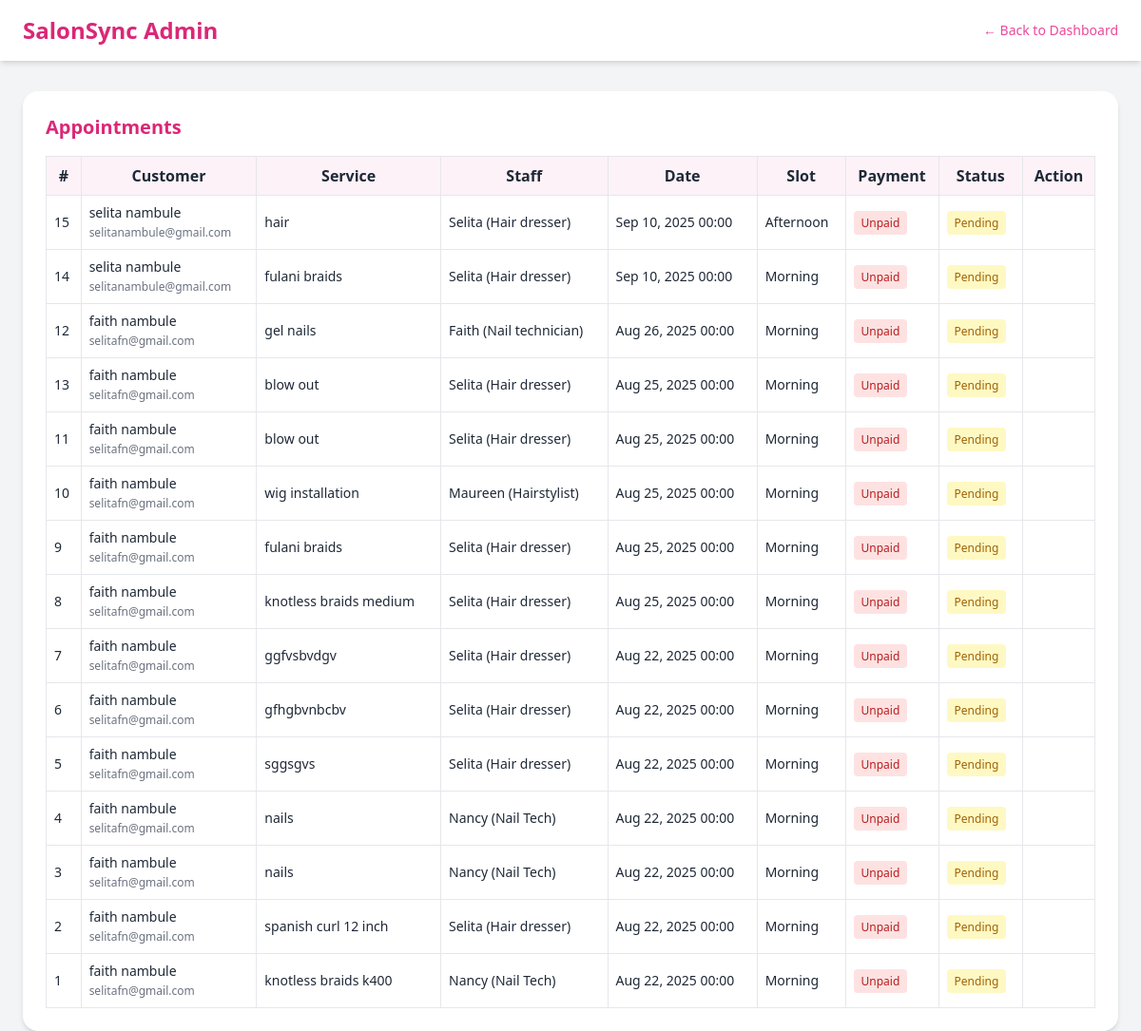
The page /admin/appointments.php (signed in) on the database its author committed.
### tables this page shows
CREATE TABLE `appointments` (
  `id` int NOT NULL AUTO_INCREMENT,
  `user_id` int NOT NULL,
  `service_type` varchar(100) NOT NULL,
  `appointment_date` datetime NOT NULL,
  `end_time` datetime DEFAULT NULL,
  `status` enum('pending','pending_payment','confirmed','completed','cancelled') DEFAULT 'pending_payment',
  `notes` text,
  `payment_amount` decimal(10,2) NOT NULL DEFAULT '0.00',
  `transaction_id` varchar(191) DEFAULT NULL,
  `created_at` timestamp NULL DEFAULT CURRENT_TIMESTAMP,
  `staff_id` int NOT NULL,
  `slot` enum('morning','afternoon') NOT NULL,
  `payment_status` enum('unpaid','paid') DEFAULT 'unpaid',
  `paid_at` datetime DEFAULT NULL,
  PRIMARY KEY (`id`),
  KEY `user_id` (`user_id`),
  KEY `staff_id` (`staff_id`),
  CONSTRAINT `appointments_ibfk_1` FOREIGN KEY (`user_id`) REFERENCES `users` (`id`),
  CONSTRAINT `appointments_ibfk_2` FOREIGN KEY (`staff_id`) REFERENCES `staff` (`id`)
);

CREATE TABLE `users` (
  `id` int NOT NULL AUTO_INCREMENT,
  `name` varchar(40) NOT NULL,
  `email` varchar(60) NOT NULL,
  `role` enum('client','admin') DEFAULT 'client',
  `created_at` timestamp NULL DEFAULT CURRENT_TIMESTAMP,
  `password` varchar(255) NOT NULL,
  PRIMARY KEY (`id`),
  UNIQUE KEY `email` (`email`)
);

CREATE TABLE `staff` (
  `id` int NOT NULL AUTO_INCREMENT,
  `name` varchar(100) NOT NULL,
  `role` varchar(100) NOT NULL,
  `available` tinyint(1) DEFAULT '1',
  `available_days` varchar(300) DEFAULT NULL,
  `start_time` time DEFAULT NULL,
  `end_time` time DEFAULT NULL,
  PRIMARY KEY (`id`)
);

### admin/appointments.php (the view, shortened to what this page needs)
<?php
require_once "../db.php";
$sql = "
    SELECT a.id, a.service_type, a.appointment_date, a.slot, a.status, a.payment_status,
           u.name AS user_name, u.email AS user_email,
           s.name AS staff_name, s.role AS staff_role
    FROM appointments a
    JOIN users u ON a.user_id = u.id
    JOIN staff s ON a.staff_id = s.id
    ORDER BY a.appointment_date DESC
";
$result = $conn->query($sql);
?>
<!DOCTYPE html>
<html lang="en">
<head>
  <script src="https://cdn.tailwindcss.com"></script>
</head>
<body class="bg-gray-100 text-gray-800">
  <nav class="bg-white shadow-md py-4 px-6 flex justify-between items-center">
    <h1 class="text-2xl font-bold text-pink-600">SalonSync Admin</h1>
    <a href="dashboard.php" class="text-sm text-pink-500 hover:underline">← Back to Dashboard</a>
  </nav>
  <div class="max-w-6xl mx-auto mt-8 p-6 bg-white rounded-2xl shadow-md">
    <h2 class="text-xl font-semibold text-pink-600 mb-4">Appointments</h2>
    <table class="w-full border-collapse">
      <thead>
        <tr class="bg-pink-50">
          <th class="border p-2">#</th>
          <th class="border p-2">Customer</th>
          <th class="border p-2">Service</th>
          <th class="border p-2">Staff</th>
          <th class="border p-2">Date</th>
          <th class="border p-2">Slot</th>
          <th class="border p-2">Payment</th>
          <th class="border p-2">Status</th>
          <th class="border p-2">Action</th>
        </tr>
      </thead>
      <tbody>
      <?php while ($row = $result->fetch_assoc()): ?>
        <tr class="text-sm hover:bg-pink-50">
          <td class="border p-2"><?php echo $row['id']; ?></td>
          <td class="border p-2">
            <?php echo htmlspecialchars($row['user_name']); ?><br>
            <span class="text-xs text-gray-500"><?php echo htmlspecialchars($row['user_email']); ?></span>
          </td>
          <td class="border p-2"><?php echo htmlspecialchars($row['service_type']); ?></td>
          <td class="border p-2"><?php echo htmlspecialchars($row['staff_name'] . " (" . $row['staff_role'] . ")"); ?></td>
          <td class="border p-2"><?php echo date("M d, Y H:i", strtotime($row['appointment_date'])); ?></td>
          <td class="border p-2">
            <?php echo ucfirst($row['slot']); ?>
          </td>
          <td class="border p-2">
            <span class="px-2 py-1 rounded text-xs
              <?php echo $row['payment_status']=='paid' ? 'bg-green-100 text-green-700' : 'bg-red-100 text-red-700'; ?>">
              <?php echo ucfirst($row['payment_status']); ?>
            </span>
          </td>
          <td class="border p-2">
            <span class="px-2 py-1 rounded text-xs
              <?php
                switch($row['status']) {
                  case 'pending': echo 'bg-yellow-100 text-yellow-700'; break;
                }
              ?>">
              <?php echo ucfirst(str_replace("_"," ",$row['status'])); ?>
            </span>
          </td>
          <td class="border p-2 space-x-2">
          </td>
        </tr>
      <?php endwhile; ?>
      </tbody>
    </table>
  </div>
</body>
</html>

### rows shown on the page
appointments: id "15", user.name "selita nambule", user.email "selitanambule@gmail.com", service_type "hair", staff.role "Selita (Hair dresser)", appointment_date "Sep 10, 2025 00:00", slot "Afternoon", payment_status "Unpaid", status "Pending"
appointments: id "14", user.name "selita nambule", user.email "selitanambule@gmail.com", service_type "fulani braids", staff.role "Selita (Hair dresser)", appointment_date "Sep 10, 2025 00:00", slot "Morning", payment_status "Unpaid", status "Pending"
appointments: id "12", user.name "faith nambule", user.email "selitafn@gmail.com", service_type "gel nails", staff.role "Faith (Nail technician)", appointment_date "Aug 26, 2025 00:00", slot "Morning", payment_status "Unpaid", status "Pending"
appointments: id "13", user.name "faith nambule", user.email "selitafn@gmail.com", service_type "blow out", staff.role "Selita (Hair dresser)", appointment_date "Aug 25, 2025 00:00", slot "Morning", payment_status "Unpaid", status "Pending"
appointments: id "11", user.name "faith nambule", user.email "selitafn@gmail.com", service_type "blow out", staff.role "Selita (Hair dresser)", appointment_date "Aug 25, 2025 00:00", slot "Morning", payment_status "Unpaid", status "Pending"
appointments: id "10", user.name "faith nambule", user.email "selitafn@gmail.com", service_type "wig installation", staff.role "Maureen (Hairstylist)", appointment_date "Aug 25, 2025 00:00", slot "Morning", payment_status "Unpaid", status "Pending"
appointments: id "9", user.name "faith nambule", user.email "selitafn@gmail.com", service_type "fulani braids", staff.role "Selita (Hair dresser)", appointment_date "Aug 25, 2025 00:00", slot "Morning", payment_status "Unpaid", status "Pending"
appointments: id "8", user.name "faith nambule", user.email "selitafn@gmail.com", service_type "knotless braids medium", staff.role "Selita (Hair dresser)", appointment_date "Aug 25, 2025 00:00", slot "Morning", payment_status "Unpaid", status "Pending"
appointments: id "7", user.name "faith nambule", user.email "selitafn@gmail.com", service_type "ggfvsbvdgv", staff.role "Selita (Hair dresser)", appointment_date "Aug 22, 2025 00:00", slot "Morning", payment_status "Unpaid", status "Pending"
appointments: id "6", user.name "faith nambule", user.email "selitafn@gmail.com", service_type "gfhgbvnbcbv", staff.role "Selita (Hair dresser)", appointment_date "Aug 22, 2025 00:00", slot "Morning", payment_status "Unpaid", status "Pending"
appointments: id "5", user.name "faith nambule", user.email "selitafn@gmail.com", service_type "sggsgvs", staff.role "Selita (Hair dresser)", appointment_date "Aug 22, 2025 00:00", slot "Morning", payment_status "Unpaid", status "Pending"
appointments: id "4", user.name "faith nambule", user.email "selitafn@gmail.com", service_type "nails", staff.role "Nancy (Nail Tech)", appointment_date "Aug 22, 2025 00:00", slot "Morning", payment_status "Unpaid", status "Pending"
appointments: id "3", user.name "faith nambule", user.email "selitafn@gmail.com", service_type "nails", staff.role "Nancy (Nail Tech)", appointment_date "Aug 22, 2025 00:00", slot "Morning", payment_status "Unpaid", status "Pending"
appointments: id "2", user.name "faith nambule", user.email "selitafn@gmail.com", service_type "spanish curl 12 inch", staff.role "Selita (Hair dresser)", appointment_date "Aug 22, 2025 00:00", slot "Morning", payment_status "Unpaid", status "Pending"
appointments: id "1", user.name "faith nambule", user.email "selitafn@gmail.com", service_type "knotless braids k400", staff.role "Nancy (Nail Tech)", appointment_date "Aug 22, 2025 00:00", slot "Morning", payment_status "Unpaid", status "Pending"
